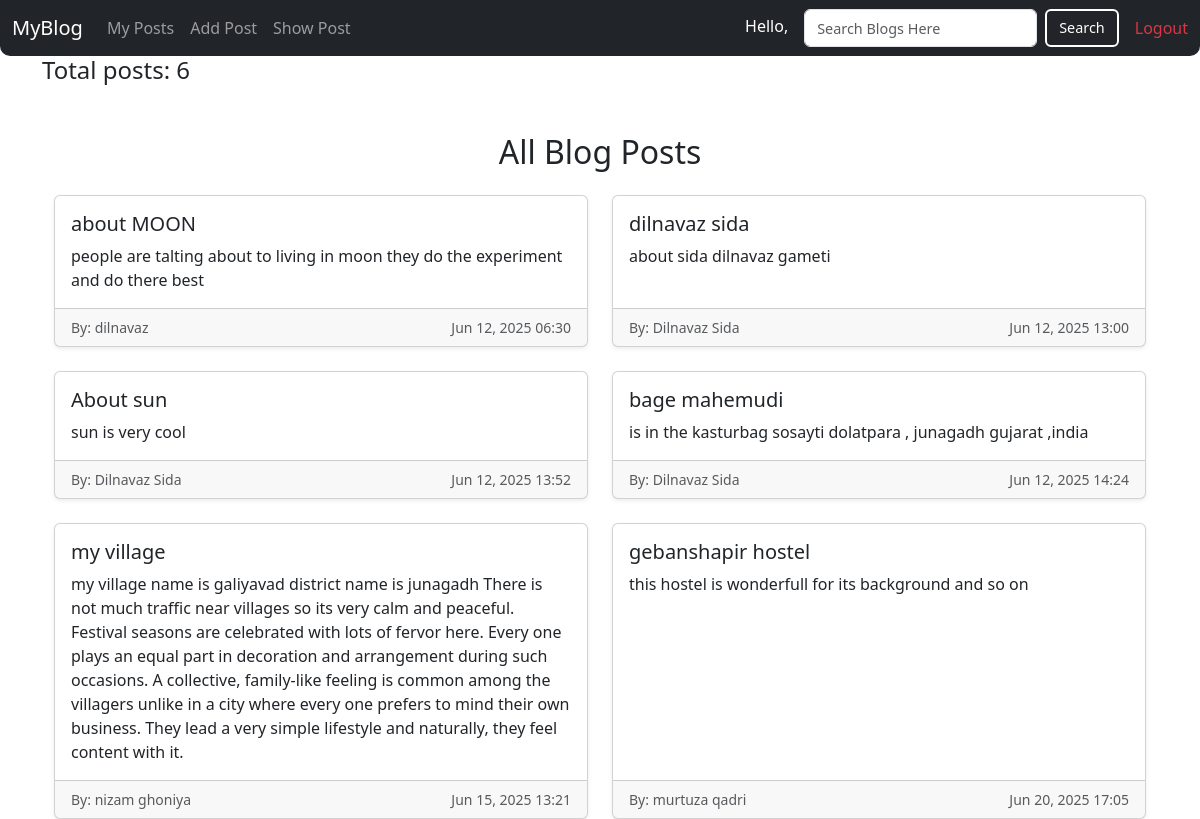
Before: /show_post/ with the older database file.
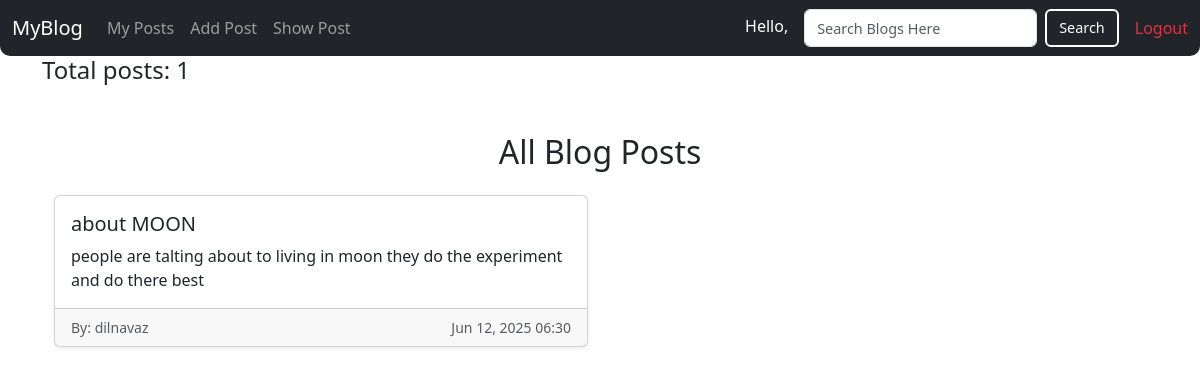
After: the same page with the newer database file.
### blog_app/models.py (models this page shows, shortened)
class Post(models.Model):
    title = models.CharField(max_length=100)
    content = models.TextField()
    date_posted = models.DateTimeField(default=timezone.now)
    author = models.ForeignKey(User, on_delete=models.CASCADE)

### blog_app/views.py (the view)
# urls.py: path('show_post/',views.show_post,name="show_post"),
def show_post(request):
    posts = Post.objects.all()
    return render(request,'show_post.html',{'posts':posts})

### templates/show_post.html (shortened to what this page needs)
{% extends 'home.html' %}
{% block show_post %}
<h4>Total posts: {{ posts|length }}</h4>
        <div class="container mt-5">
  <h2 class="mb-4 text-center">All Blog Posts</h2>
  <div class="row row-cols-1 row-cols-md-2 g-4">
    {% for p in posts %}
      <div class="col">
        <div class="card h-100 shadow-sm">
          <div class="card-body">
            <h5 class="card-title">{{ p.title }}</h5>
            <p class="card-text">{{ p.content }}</p>
          </div>
          <div class="card-footer text-muted d-flex justify-content-between">
            <small>By: {{ p.author.username }}</small>
            <small>{{ p.date_posted|date:"M d, Y H:i" }}</small>
          </div>
        </div>
      </div>
    {% empty %}
      <p>No posts found.</p>
    {% endfor %}
  </div>
</div>
    </body>
</html>
{% endblock %}

### templates/home.html (shortened to what this page needs)
{% load static %}
<html>
<head>
    <link rel="stylesheet" href="https://cdn.jsdelivr.net/npm/bootstrap@5.3.6/dist/css/bootstrap.min.css">
</head>
<body>
<nav class="navbar navbar-expand-lg navbar-dark bg-dark" style="border-bottom-left-radius:10px;border-bottom-right-radius:10px;">
    <div class="container-fluid">
        <a class="navbar-brand" href="{% url 'index' %}">MyBlog</a>
        <div class="collapse navbar-collapse" id="navbarNav">
            <ul class="navbar-nav me-auto mb-2 mb-lg-0">
                <li class="nav-item">
                    <a class="nav-link" href="{% url 'my_post' %}">My Posts</a>
                </li>
                <li class="nav-item">
                    <a class="nav-link" href="{% url 'add_post' %}">Add Post</a>
                </li>
                <li class="nav-item">
                    <a class="nav-link" href="{% url 'show_post' %}">Show Post</a>
                </li>
            </ul>
            <div class="d-flex align-items-center gap-3">
                <span class="navbar-text text-white">
                    Hello, {{ request.user.username }}
                </span>
                <form class="d-flex align-items-center" role="search" method="get" action="{% url 'search_post' %}">
                    <input class="form-control me-2" name="query" id="query" type="search" placeholder="Search Blogs Here" aria-label="Search">
                    <button class="btn btn-custom" type="submit">Search</button>
                </form>
                <a class="nav-link text-danger" href="{% url 'logOut' %}">Logout</a>
            </div>
        </div>
    </div>
</nav>
{% if not is_home %}
    <div class="container">
        {% block show_post %}
        {% endblock %}
   {% endif %}
</body>
</html>

### templates/home.html (style rules this page uses)
.navbar { padding-top: 0.5rem; padding-bottom: 0.5rem; }
.navbar .form-control, .navbar .btn { height: 38px; font-size: 0.9rem; margin: 0; }
.navbar .navbar-text { font-size: 1rem; padding-top: 0.2rem; }
.navbar form { margin: 0; }
.btn-custom { background-color: transparent; color: white; border: 2px solid white; transition: 0.3s; }

Changed rows visible on the page:
removed Post: title "dilnavaz sida", content "about sida dilnavaz gameti", author.username "Dilnavaz Sida", date_posted "Jun 12, 2025 13:00"
removed Post: title "About sun", content "sun is very cool", author.username "Dilnavaz Sida", date_posted "Jun 12, 2025 13:52"
removed Post: title "bage mahemudi", content "is in the kasturbag sosayti dolatpara , junagadh gujarat ,india", author.username "Dilnavaz Sida", date_posted "Jun 12, 2025 14:24"
removed Post: title "my village", content "my village name is galiyavad district name is junagadh There is not much traffic near villages so its very calm and peaceful. Festival seasons are celebrated with lots of fervor here. Every one plays an equal part in decoration and arrangement during such occasions. A collective, family-like feeling is common among the villagers unlike in a city where every one prefers to mind their own business. They lead a very simple lifestyle and naturally, they feel content with it.", author.username "nizam ghoniya", date_posted "Jun 15, 2025 13:21"
removed Post: title "gebanshapir hostel", content "this hostel is wonderfull for its background and so on", author.username "murtuza qadri", date_posted "Jun 20, 2025 17:05"
Other visible differences:
{{ posts|length }}: "6" → "1"
